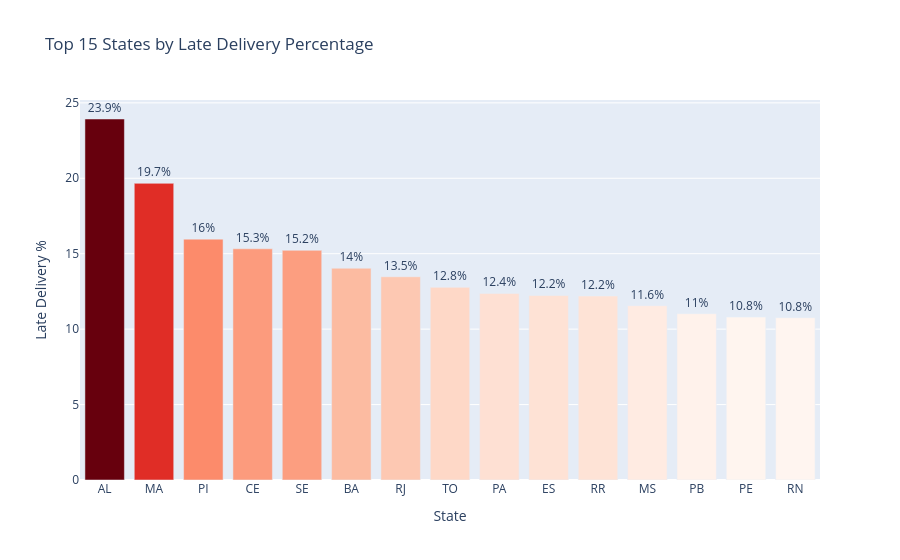

Notebook code for this chart:
### Code cell
fig_state_bar = px.bar(
    state_metrics.head(15),
    x='customer_state',
    y='late_pct',
    color='late_pct',
    color_continuous_scale='Reds',
    text=state_metrics.head(15)['late_pct'].round(1),
    title='Top 15 States by Late Delivery Percentage',
    labels={'customer_state': 'State', 'late_pct': 'Late Delivery %'}
)
fig_state_bar.update_traces(texttemplate='%{text}%', textposition='outside')
fig_state_bar.update_layout(yaxis_title='Late Delivery %', xaxis_title='State', coloraxis_showscale=False)
fig_state_bar.show()

### Figure 1 — Plotly figure (JSON) as saved in the notebook; plotly's stock layout.template omitted (floating-point values rounded to 4 significant figures)
{"data": [{"hovertemplate": "State=%{x}<br>Late Delivery %=%{marker.color}<br>text=%{text}<extra></extra>", "legendgroup": "", "marker": {"color": [23.93, 19.67, 15.97, 15.32, 15.22, 14.04, 13.47, 12.77, 12.37, 12.23, 12.2, 11.55, 11.03, 10.8, 10.76], "coloraxis": "coloraxis", "pattern": {"shape": ""}}, "name": "", "orientation": "v", "showlegend": false, "text": [23.9, 19.7, 16.0, 15.3, 15.2, 14.0, 13.5, 12.8, 12.4, 12.2, 12.2, 11.6, 11.0, 10.8, 10.8], "textposition": "outside", "texttemplate": "%{text}%", "type": "bar", "x": ["AL", "MA", "PI", "CE", "SE", "BA", "RJ", "TO", "PA", "ES", "RR", "MS", "PB", "PE", "RN"], "xaxis": "x", "y": [23.93, 19.67, 15.97, 15.32, 15.22, 14.04, 13.47, 12.77, 12.37, 12.23, 12.2, 11.55, 11.03, 10.8, 10.76], "yaxis": "y"}], "layout": {"barmode": "relative", "coloraxis": {"colorbar": {"title": {"text": "Late Delivery %"}}, "colorscale": [[0, "rgb(255,245,240)"], [0.125, "rgb(254,224,210)"], [0.25, "rgb(252,187,161)"], [0.375, "rgb(252,146,114)"], [0.5, "rgb(251,106,74)"], [0.625, "rgb(239,59,44)"], [0.75, "rgb(203,24,29)"], [0.875, "rgb(165,15,21)"], [1, "rgb(103,0,13)"]], "showscale": false}, "legend": {"tracegroupgap": 0}, "title": {"text": "Top 15 States by Late Delivery Percentage"}, "xaxis": {"anchor": "y", "domain": [0, 1], "title": {"text": "State"}}, "yaxis": {"anchor": "x", "domain": [0, 1], "title": {"text": "Late Delivery %"}}}}
